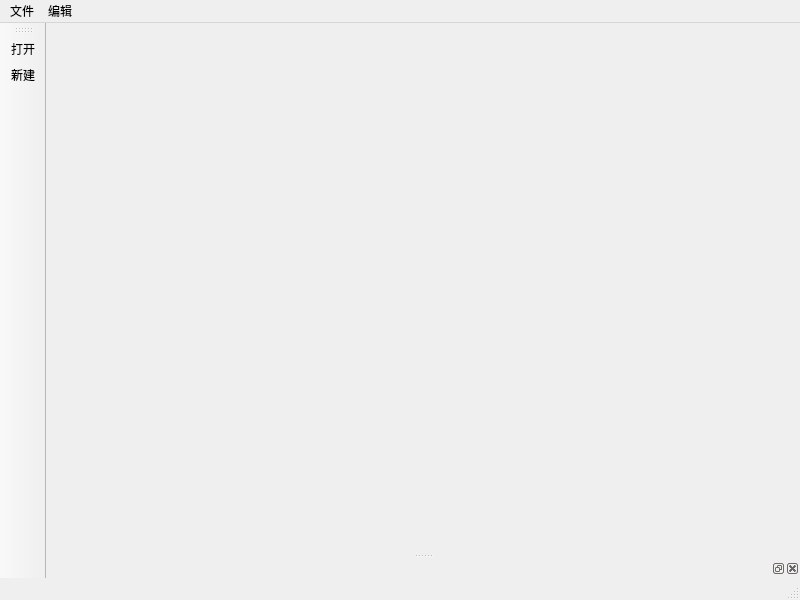
<?xml version="1.0" encoding="UTF-8"?>
<ui version="4.0">
 <class>MainWindow</class>
 <widget class="QMainWindow" name="MainWindow">
  <property name="geometry">
   <rect>
    <x>0</x>
    <y>0</y>
    <width>800</width>
    <height>600</height>
   </rect>
  </property>
  <property name="baseSize">
   <size>
    <width>600</width>
    <height>400</height>
   </size>
  </property>
  <property name="windowTitle">
   <string>MainWindow</string>
  </property>
  <widget class="QWidget" name="centralwidget"/>
  <widget class="QMenuBar" name="menubar">
   <property name="geometry">
    <rect>
     <x>0</x>
     <y>0</y>
     <width>800</width>
     <height>21</height>
    </rect>
   </property>
   <widget class="QMenu" name="menu">
    <property name="title">
     <string>文件</string>
    </property>
    <addaction name="actionNew"/>
    <addaction name="separator"/>
    <addaction name="actionOpen"/>
   </widget>
   <widget class="QMenu" name="menu_2">
    <property name="title">
     <string>编辑</string>
    </property>
   </widget>
   <addaction name="menu"/>
   <addaction name="menu_2"/>
  </widget>
  <widget class="QStatusBar" name="statusbar"/>
  <widget class="QToolBar" name="toolBar">
   <property name="windowTitle">
    <string>toolBar</string>
   </property>
   <attribute name="toolBarArea">
    <enum>LeftToolBarArea</enum>
   </attribute>
   <attribute name="toolBarBreak">
    <bool>false</bool>
   </attribute>
   <addaction name="actionOpen"/>
   <addaction name="actionNew"/>
  </widget>
  <widget class="QDockWidget" name="dockWidget">
   <property name="allowedAreas">
    <set>Qt::BottomDockWidgetArea</set>
   </property>
   <attribute name="dockWidgetArea">
    <number>8</number>
   </attribute>
   <widget class="QWidget" name="dockWidgetContents"/>
  </widget>
  <action name="actionNew">
   <property name="text">
    <string>新建</string>
   </property>
  </action>
  <action name="actionOpen">
   <property name="text">
    <string>打开</string>
   </property>
  </action>
 </widget>
 <resources/>
 <connections/>
</ui>
